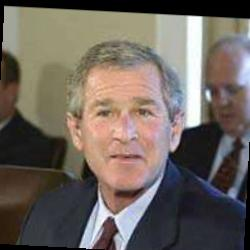
#> input picture dataset/images/George_W_Bush/6.jpg, 250 x 250 px, given in place of 1.jpg, which was not available
$ python face_detection_recognition_cv.py
#> lines starting #> are read from the running program, lines starting #| are printed output that depends on the picture; pictures that were not available may be replaced by others from this repository, and a replacement may not be noted
# -*- coding: utf-8 -*-
"""Computer Vision Tutorial #1 - Face Detection & Recognition

Nama : Athaya Naura Khalilah
NIM : 23/512716/PA/21899

Original file is located at
    https://colab.research.google.com/drive/1_OIbqV7N3v7qAwQyEUftWKBWDQjUl0js
"""

import os
import cv2
import numpy as np
import matplotlib.pyplot as plt
import pickle
from sklearn.model_selection import train_test_split
from sklearn.base import BaseEstimator, TransformerMixin
from sklearn.pipeline import Pipeline
from sklearn.svm import SVC
from sklearn.decomposition import PCA
from sklearn.metrics import classification_report

# GANTI: path lokal ke dataset kamu
dataset_dir = r'D:\Kuliah\Semester 4\PKAC - Computer Vision\Tutorial CV #1\images'

def load_image(image_path):
    image = cv2.imread(image_path)
#> image is the input picture: shape (250, 250, 3); mean B, G, R 94.1, 101.1, 110.2
    if image is None:
        print('Error: Could not load image.')
        return None, None
    gray = cv2.cvtColor(image, cv2.COLOR_BGR2GRAY)
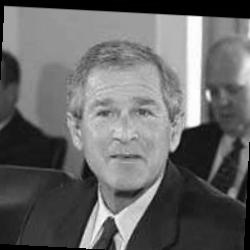
#> gray: shape (250, 250); min 0, max 255, mean 103
    return image, gray

# Contoh load sample image
sample_image_path = os.path.join(dataset_dir, 'George_W_Bush', '1.jpg')
sample_image, sample_image_gray = load_image(sample_image_path)

# Tampilkan gambar RGB
sampleImg_RGB = cv2.cvtColor(sample_image, cv2.COLOR_BGR2RGB)
plt.imshow(sampleImg_RGB)
plt.axis('off')
plt.show()

# Tampilkan gambar grayscale
cv2.imshow('Sample Gray Image', sample_image_gray)
cv2.waitKey(0)
cv2.destroyAllWindows()

# Load semua gambar untuk dataset
images = []
labels = []
for root, dirs, files in os.walk(dataset_dir):
    if len(files) == 0:
        continue
    for f in files:
        _, image_gray = load_image(os.path.join(root, f))
        if image_gray is None:
            continue
        images.append(image_gray)
        labels.append(os.path.basename(root))

print(f"Total images: {len(images)}")

# Face Detection
face_cascade = cv2.CascadeClassifier(cv2.data.haarcascades + 'haarcascade_frontalface_default.xml')

def detect_faces(image_gray, scale_factor=1.1, min_neighbors=5, min_size=(30, 30)):
#> called with scale_factor = 1.1, min_neighbors = 5, min_size = (50, 50)
    faces = face_cascade.detectMultiScale(
        image_gray,
        scaleFactor=scale_factor,
        minNeighbors=min_neighbors,
        minSize=min_size
    )
#> faces = [[63, 67, 116, 116]]
    return faces

sample_faces = detect_faces(sample_image_gray, min_size=(50, 50))
#> sample_faces = [[63, 67, 116, 116]]

def crop_faces(image_gray, faces, return_all=False):
#> called with faces = array of shape (1, 4), return_all = False
    cropped_faces = []
    selected_faces = []
    if len(faces) > 0:
        if return_all:
            for x, y, w, h in faces:
                selected_faces.append((x, y, w, h))
                cropped_faces.append(image_gray[y:y+h, x:x+w])
        else:
            x, y, w, h = max(faces, key=lambda rect: rect[2] * rect[3])
#> x = 63; y = 67; w = 116; h = 116
            selected_faces.append((x, y, w, h))
            cropped_faces.append(image_gray[y:y+h, x:x+w])
    return cropped_faces, selected_faces

cropped_faces, _ = crop_faces(sample_image_gray, sample_faces)
#> cropped_faces = 1 item

plt.imshow(cropped_faces[0], cmap='gray')
plt.axis('off')
plt.show()
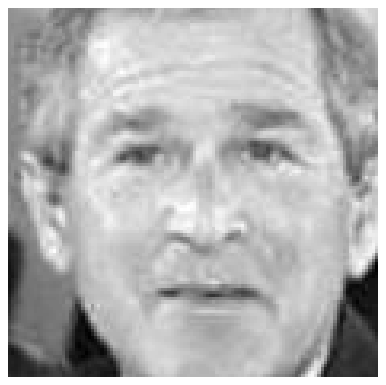
#> figure drawn by matplotlib, 1 panel

# Face Recognition — Eigenface
face_size = (128, 128)

def resize_and_flatten(face):
    face_resized = cv2.resize(face, face_size)
    face_flattened = face_resized.flatten()
    return face_flattened

X = []
y = []

for image, label in zip(images, labels):
    faces = detect_faces(image)
    cropped_faces, _ = crop_faces(image, faces)
    if len(cropped_faces) > 0:
        face_flattened = resize_and_flatten(cropped_faces[0])
        X.append(face_flattened)
        y.append(label)
#> this loop made 6 passes
#> pass 1, in resize_and_flatten, `face_resized = cv2.resize(face, face_size)`:
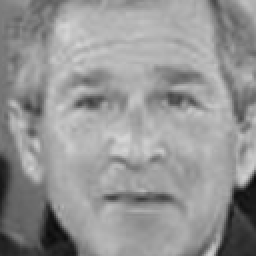
#> face_resized: shape (128, 128) (shown 2 times larger); min 11, max 214, mean 148.6
#> pass 2, in resize_and_flatten (call 2), `face_resized = cv2.resize(face, face_size)`:
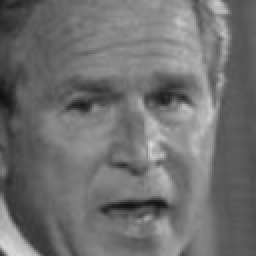
#> face_resized: shape (128, 128) (shown 2 times larger); min 18, max 219, mean 111.6
#> pass 3, in resize_and_flatten (call 3), `face_resized = cv2.resize(face, face_size)`:
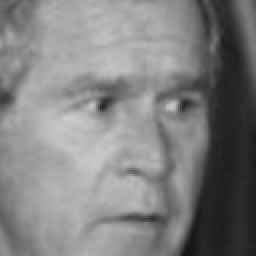
#> face_resized: shape (128, 128) (shown 2 times larger); min 17, max 205, mean 128.8

X = np.array(X)
y = np.array(y)

print(f"X shape: {X.shape}")
#| X shape: (6, 16384)
print(f"y length: {len(y)}")

X_train, X_test, y_train, y_test = train_test_split(X, y, test_size=0.3, random_state=177, stratify=y)

# Mean centering
class MeanCentering(BaseEstimator, TransformerMixin):
    def fit(self, X, y=None):
        self.mean_face = np.mean(X, axis=0)
        return self

    def transform(self, X):
        return X - self.mean_face

pipe = Pipeline([
    ('centering', MeanCentering()),
    ('pca', PCA(svd_solver='randomized', whiten=True, random_state=177)),
    ('svc', SVC(kernel='linear', random_state=177))
])

#> (the run stopped early here; a loop or call above may not have finished)
